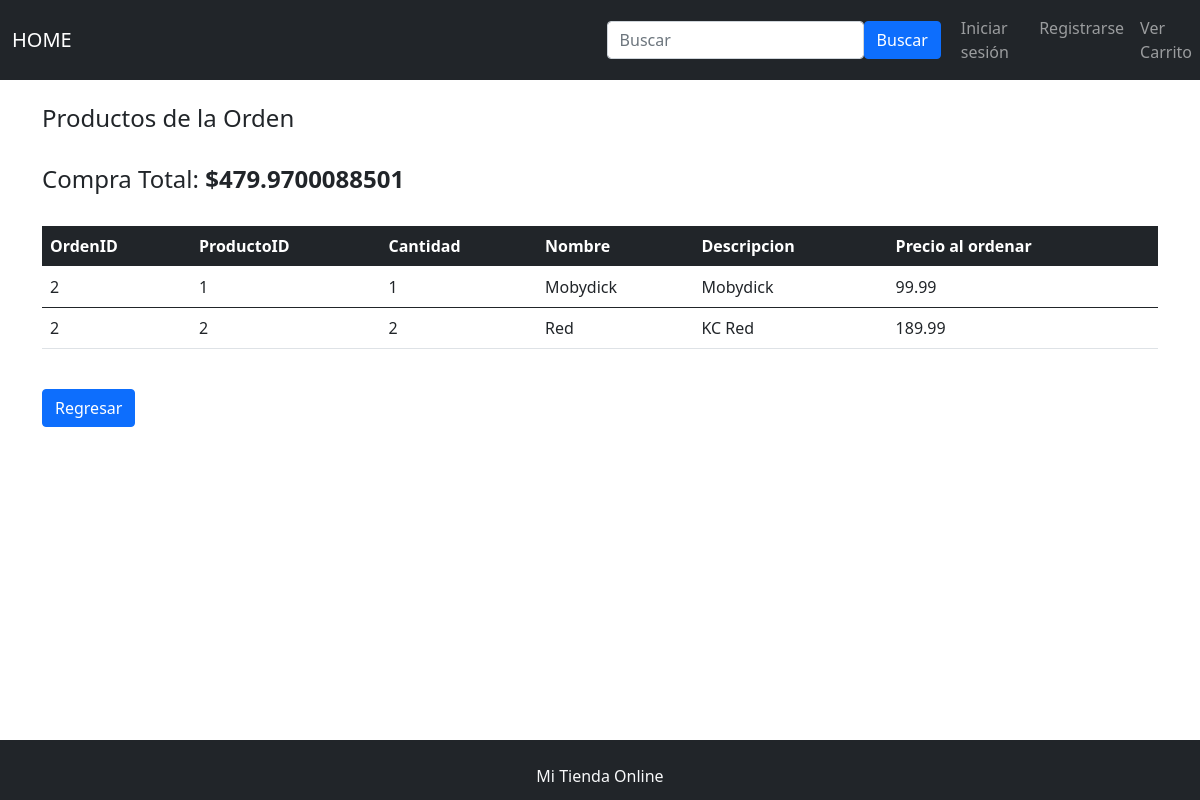
The app's page /ProyectoFinal/Vistas/ordenes/verProductos.php?orden_id=2 with its own data.
### tables this page shows
CREATE TABLE orden_producto(
  orden_producto_id INT AUTO_INCREMENT PRIMARY KEY,
  orden_id INT NOT NULL,
  producto_id INT NOT NULL,
  precio_final FLOAT,
  cantidad INT DEFAULT 1,
  FOREIGN KEY(orden_id) REFERENCES ordenes(orden_id)
);

CREATE TABLE productos (
  producto_id INT AUTO_INCREMENT PRIMARY KEY,
  nombre VARCHAR(64) NOT NULL,
  descripcion VARCHAR(64),
  img_producto VARCHAR(128),
  precio FLOAT,
  vendedor_id INT NOT NULL,
  FOREIGN KEY(vendedor_id) REFERENCES usuarios(usuario_id)
);

### ProyectoFinal/Modelos/Orden.php (called while the page is built, shortened)
<?php
class Orden {
    public static function verProducto($orden_id = null) {
        $sql = "
        SELECT OP.orden_id, OP.producto_id, OP.cantidad, P.nombre, P.descripcion, P.precio as precio_actual, OP.precio_final as precio_final_orden
        FROM orden_producto OP
        JOIN productos P ON OP.producto_id = P.producto_id
        ";
        $parametros = [];
        if ($orden_id !== null) {
            $sql .= " WHERE OP.orden_id = :orden_id";
            $parametros[':orden_id'] = $orden_id;
        }
        $conexion = new Conexion();
        $resultados = $conexion->correrQuery($sql, $parametros);
        return $resultados;
    }
    public static function getTotalByOrden($ordenId) {
        $sql = "
            SELECT SUM(cantidad * precio_final) as total
            FROM orden_producto
            WHERE orden_id = :ordenId
        ";
        $parametros = [':ordenId' => $ordenId];
        $conexion = new Conexion();
        $resultados = $conexion->correrQuery($sql, $parametros);
        $total = 0;
        while ($row = $resultados->fetch(\PDO::FETCH_ASSOC)) {
            $total = $row['total'];
        }
        return $total;
    }
}
?>

### ProyectoFinal/Modelos/Conexion.php (called while the page is built, shortened)
<?php
class Conexion extends \PDO implements Persistente {
    public function cerrarConexion() {
       return true;
    }
    public function empezarTransaccion(){
        return $this->beginTransaction();
    }
    public function correrQuery($sql, $params = [], $esInsert = false) {
        $resultados = parent::prepare($sql);
        $correcto = $resultados->execute($params);
        $resultados->setFetchMode(\PDO::FETCH_ASSOC);
        return $resultados;
    }
}

### ProyectoFinal/Vistas/ordenes/verProductos.php (the view, shortened to what this page needs)
<?php
include Router::direccion('plantillas/header.php');
$total = (Router::esGet() && !empty($_GET)) ? Orden::getTotalByOrden($_GET['orden_id']) : 0;
$orden = (Router::esGet() && !empty($_GET)) ? Orden::verProducto($_GET['orden_id']) : '';
?>
<h4>Productos de la Orden</h4>
<br>
<h4>Compra Total: <b> $<?php echo $total?> </b></h4>
<br>
<table class="table table-hover">
  <thead class="table-dark">
    <tr>
      <th>OrdenID</th>
      <th>ProductoID</th>
      <th>Cantidad</th>
      <th>Nombre</th>
      <th>Descripcion</th>
      <th>Precio al ordenar</th>
    </tr>
  </thead>
  <?php
    foreach ($orden as $producto){
  ?>
  <tbody>
      <tr>
        <td><?php echo $producto['orden_id'];?></td>
        <td><?php echo $producto['producto_id'];?></td>
        <td><?php echo $producto['cantidad'];?></td>
        <td><?php echo $producto['nombre'];?></td>
        <td><?php echo $producto['descripcion'];?></td>
        <td><?php echo $producto['precio_final_orden'];?></td>
      </tr>
  </tbody>
  <?php
  }
  ?>
</table>
<br>
<a href="index.php" class="btn btn-primary">Regresar</a>
<?php
include Router::direccion('plantillas/footer.php');
?>

### ProyectoFinal/resources/main.css (style rules this page uses)
html { position: relative; min-height: 100%; padding-bottom:60px; }
body { margin-bottom: 60px; }

### records on screen
orden_producto: orden "2", producto "1", cantidad "1", producto.nombre "Mobydick", producto.descripcion "Mobydick", precio_final "99.99"
orden_producto: orden "2", producto "2", cantidad "2", producto.nombre "Red", producto.descripcion "KC Red", precio_final "189.99"

### other values on screen
$total "479.9700088501"
